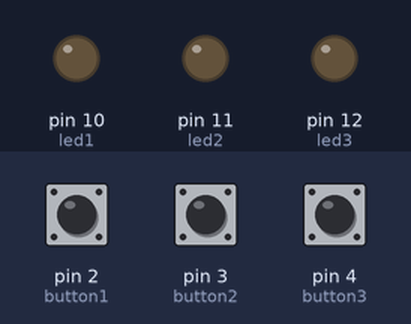
A sketch run on a simulated Arduino Uno, built with avr-gcc and run on an emulated ATmega328P. Parts: output pins drawn as LEDs (lit = HIGH). Inputs (shaded band) come from the test bench; at power-on: pin 2 (button1) HIGH, pin 3 (button2) HIGH, pin 4 (button3) HIGH.

Above: at 1.2 s.
1.3 s: pin 2 (button1) pulled LOW for 0.15 s
At 1.37 s:
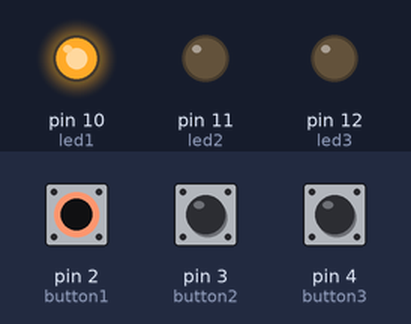
2.9 s: pin 3 (button2) pulled LOW for 0.15 s
At 2.97 s:
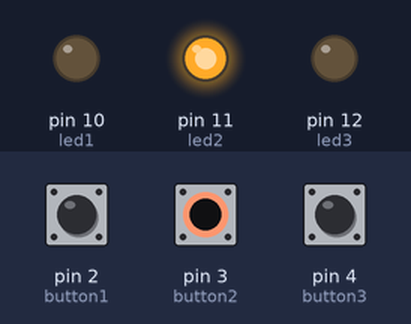
4.5 s: pin 4 (button3) pulled LOW for 0.15 s
At 4.57 s:
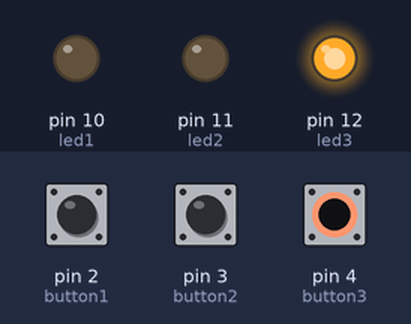
6.1 s: pin 4 (button3) pulled LOW for 3.2 s
At 10.3 s:
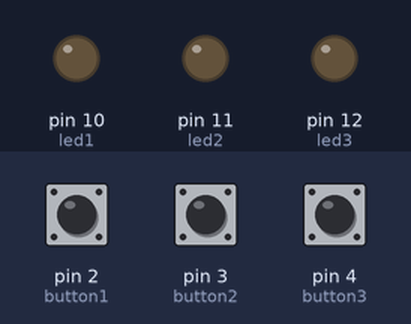
10.8 s: pin 2 (button1) pulled LOW for 3.2 s
At 11.4 s:
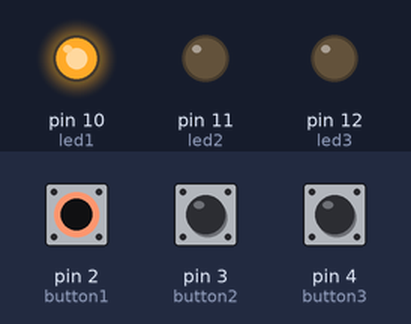
15.5 s: pin 2 (button1) driven LOW and pin 3 (button2) driven LOW
At 16.2 s:
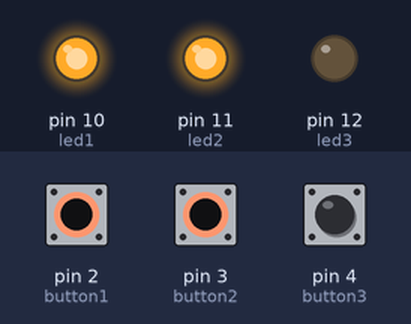
Timing chart, 0 to 18.0 s (numbered marks = the images above; inputs shaded):
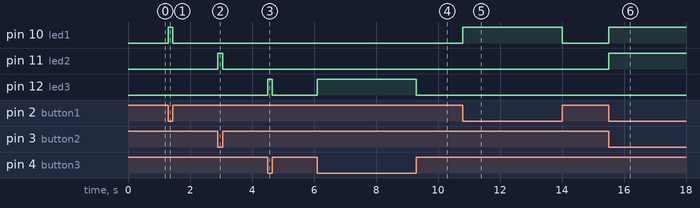

The sketch:

led_buttons-Arduino_Project.ino
```cpp
const int button1 = 2;
const int button2 = 3;
const int button3 = 4;

const int led1 = 10;
const int led2 = 11;
const int led3 = 12;

void setup() {
  pinMode(button1, INPUT_PULLUP);
  pinMode(button2, INPUT_PULLUP);
  pinMode(button3, INPUT_PULLUP);

  pinMode(led1, OUTPUT);
  pinMode(led2, OUTPUT);
  pinMode(led3, OUTPUT);
}

void loop() {
  int b1 = digitalRead(button1);
  int b2 = digitalRead(button2);
  int b3 = digitalRead(button3);

  digitalWrite(led1, !b1);
  digitalWrite(led2, !b2);
  digitalWrite(led3, !b3);
}
```

Measured:
- after the input at 1.3 s, pin 10 (led1): LOW → HIGH at once, → LOW 0.15 s later
- after the input at 2.9 s, pin 11 (led2): LOW → HIGH at once, → LOW 0.15 s later
- after the input at 4.5 s, pin 12 (led3): LOW → HIGH at once, → LOW 0.15 s later
- after the input at 6.1 s, pin 12 (led3): LOW → HIGH at once, → LOW 3.2 s later
- after the input at 10.8 s, pin 10 (led1): LOW → HIGH at once, → LOW 3.2 s later
- after the input at 15.5 s, pin 10 (led1), pin 11 (led2): LOW → HIGH at once
